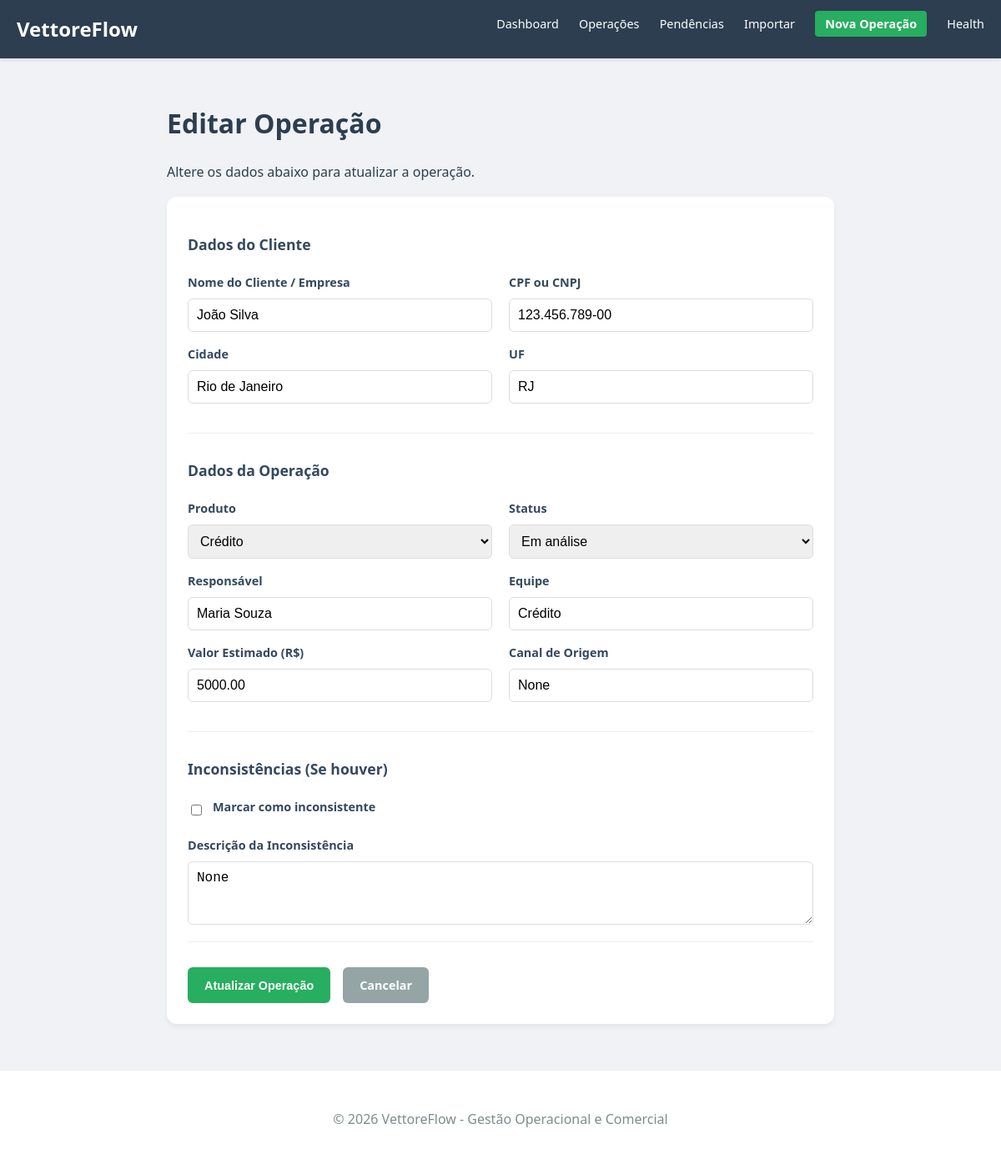
/operacoes/editar/2, run on the app's committed database.
### app/models/operacao.py (models this page shows, shortened)
class Operacao(db.Model):
    __tablename__ = 'operacoes'
    id = db.Column(db.Integer, primary_key=True)
    data_atendimento = db.Column(db.Date, nullable=False, default=datetime.utcnow)
    cliente_nome = db.Column(db.String(150), nullable=False)
    cpf_cnpj = db.Column(db.String(20), nullable=False)
    produto = db.Column(db.String(100), nullable=False)
    status = db.Column(db.String(50), nullable=False)
    canal_origem = db.Column(db.String(100))
    responsavel = db.Column(db.String(100))
    equipe = db.Column(db.String(100))
    cidade = db.Column(db.String(100))
    uf = db.Column(db.String(2))
    valor_estimado = db.Column(db.Numeric(12, 2), default=0.0)
    observacao = db.Column(db.Text)
    possui_inconsistencia = db.Column(db.Boolean, default=False)
    descricao_inconsistencia = db.Column(db.Text)
    data_criacao = db.Column(db.DateTime, default=datetime.utcnow)

### app/web/routes.py (the view)
@web.route('/operacoes/editar/<int:id>', methods=['GET', 'POST'])
def editar_operacao(id):
    operacao = OperacaoService.buscar_por_id(id)
    if not operacao:
        return "Operação não encontrada", 404
    if request.method == 'POST':
        OperacaoService.atualizar_operacao(id, request.form)
        return redirect(url_for('web.listar_operacoes'))
    return render_template('form_operacao.html', operacao=operacao)

### app/services/operacao_service.py (called while the page is built)
    @staticmethod
    def buscar_por_id(operacao_id):
        return Operacao.query.get(operacao_id)

### app/templates/form_operacao.html (shortened to what this page needs)
{% extends "base.html" %}
{% block content %}
    <div class="form-container">
        <h1>{{ "Editar" if operacao else "Cadastrar Nova" }} Operação</h1>
        <p>{{ "Altere os dados abaixo para atualizar a operação." if operacao else "Preencha os dados abaixo para registrar uma nova operação comercial." }}</p>
        <div class="card">
            <form action="{{ url_for('web.editar_operacao', id=operacao.id) if operacao else url_for('web.nova_operacao') }}" method="POST" class="vettore-form">
                <div class="form-section">
                    <h3>Dados do Cliente</h3>
                    <div class="form-row">
                        <div class="form-group">
                            <label for="cliente_nome">Nome do Cliente / Empresa</label>
                            <input type="text" id="cliente_nome" name="cliente_nome" required value="{{ operacao.cliente_nome if operacao else '' }}" placeholder="Ex: João da Silva">
                        </div>
                        <div class="form-group">
                            <label for="cpf_cnpj">CPF ou CNPJ</label>
                            <input type="text" id="cpf_cnpj" name="cpf_cnpj" required value="{{ operacao.cpf_cnpj if operacao else '' }}" placeholder="Ex: 000.000.000-00">
                        </div>
                    </div>
                    <div class="form-row">
                        <div class="form-group">
                            <label for="cidade">Cidade</label>
                            <input type="text" id="cidade" name="cidade" value="{{ operacao.cidade if operacao else '' }}" placeholder="Ex: São Paulo">
                        </div>
                        <div class="form-group">
                            <label for="uf">UF</label>
                            <input type="text" id="uf" name="uf" maxlength="2" value="{{ operacao.uf if operacao else '' }}" placeholder="Ex: SP">
                        </div>
                    </div>
                </div>
                <div class="form-section">
                    <h3>Dados da Operação</h3>
                    <div class="form-row">
                        <div class="form-group">
                            <label for="produto">Produto</label>
                            <select id="produto" name="produto" required>
                                {% for prod in ['Abertura de Conta PJ', 'Abertura de Conta PF', 'Cartão', 'Getnet', 'Crédito', 'Maquininha', 'Produto Bancário'] %}
                                    <option value="{{ prod }}" {{ 'selected' if operacao and operacao.produto == prod else '' }}>{{ prod }}</option>
                                {% endfor %}
                            </select>
                        </div>
                        <div class="form-group">
                            <label for="status">Status</label>
                            <select id="status" name="status" required>
                                {% for st in ['Novo', 'Em análise', 'Pendente documentação', 'Aprovado', 'Conta aberta', 'Reprovado', 'Cancelado'] %}
                                    <option value="{{ st }}" {{ 'selected' if operacao and operacao.status == st else '' }}>{{ st }}</option>
                                {% endfor %}
                            </select>
                        </div>
                    </div>
                    <div class="form-row">
                        <div class="form-group">
                            <label for="responsavel">Responsável</label>
                            <input type="text" id="responsavel" name="responsavel" value="{{ operacao.responsavel if operacao else '' }}" placeholder="Nome do consultor">
                        </div>
                        <div class="form-group">
                            <label for="equipe">Equipe</label>
                            <input type="text" id="equipe" name="equipe" value="{{ operacao.equipe if operacao else '' }}" placeholder="Nome da equipe">
                        </div>
                    </div>
                    <div class="form-row">
                        <div class="form-group">
                            <label for="valor_estimado">Valor Estimado (R$)</label>
                            <input type="number" id="valor_estimado" name="valor_estimado" step="0.01" value="{{ operacao.valor_estimado if operacao else '0.00' }}">
                        </div>
                        <div class="form-group">
                            <label for="canal_origem">Canal de Origem</label>
                            <input type="text" id="canal_origem" name="canal_origem" value="{{ operacao.canal_origem if operacao else '' }}" placeholder="Ex: Indicação, Google, etc.">
                        </div>
                    </div>
                </div>
                <div class="form-section">
                    <h3>Inconsistências (Se houver)</h3>
                    <div class="form-group checkbox-group">
                        <input type="checkbox" id="possui_inconsistencia" name="possui_inconsistencia" {{ 'checked' if operacao and operacao.possui_inconsistencia else '' }}>
                        <label for="possui_inconsistencia">Marcar como inconsistente</label>
                    </div>
                    <div class="form-group">
                        <label for="descricao_inconsistencia">Descrição da Inconsistência</label>
                        <textarea id="descricao_inconsistencia" name="descricao_inconsistencia" rows="3" placeholder="Descreva o problema encontrado...">{{ operacao.descricao_inconsistencia if operacao else '' }}</textarea>
                    </div>
                </div>
                <div class="form-actions">
                    <button type="submit" class="btn btn-primary">{{ "Atualizar" if operacao else "Salvar" }} Operação</button>
                    <a href="{{ url_for('web.listar_operacoes') }}" class="btn btn-secondary">Cancelar</a>
                </div>
            </form>
        </div>
    </div>
{% endblock %}

### app/static/css/style.css (style rules this page uses)
:root { --primary: #2c3e50; --secondary: #34495e; --success: #27ae60; --warning: #f39c12; --danger: #e74c3c; --light: #ecf0f1; --dark: #2c3e50; --white: #ffffff; }
body { font-family: 'Segoe UI', Tahoma, Geneva, Verdana, sans-serif; line-height: 1.6; margin: 0; padding: 0; background-color: #f0f2f5; color: var(--dark); }
h1, h2, h3 { color: var(--primary); }
.card { background: var(--white); padding: 25px; border-radius: 12px; box-shadow: 0 4px 6px rgba(0,0,0,0.05); margin-bottom: 25px; }
.form-container { max-width: 800px; margin: auto; }
.form-section { margin-bottom: 30px; padding-bottom: 20px; border-bottom: 1px solid #eee; }
.form-section h3 { font-size: 1.1rem; margin-bottom: 20px; color: var(--secondary); }
.form-row { display: flex; gap: 20px; margin-bottom: 15px; }
.form-group { flex: 1; display: flex; flex-direction: column; }
.form-group label { font-size: 0.9rem; font-weight: bold; margin-bottom: 8px; color: var(--secondary); }
.form-group input, .form-group select, .form-group textarea { padding: 10px; border: 1px solid #ddd; border-radius: 6px; font-size: 1rem; }
.checkbox-group { flex-direction: row; align-items: center; gap: 10px; margin-bottom: 15px; }
.checkbox-group input { width: auto; }
.btn { padding: 10px 20px; border-radius: 6px; border: none; cursor: pointer; font-weight: bold; text-decoration: none; display: inline-block; font-size: 0.9rem; }
.btn-primary { background: var(--success); color: white; }
.btn-secondary { background: #95a5a6; color: white; }
.form-actions { display: flex; gap: 15px; margin-top: 20px; }

### data on the page
Operacao: cliente_nome "João Silva", cpf_cnpj "123.456.789-00", cidade "Rio de Janeiro", uf "RJ", responsavel "Maria Souza", equipe "Crédito", valor_estimado "5000.00", canal_origem "None", descricao_inconsistencia "None"

### other printed values
{{ "Editar" if operacao else "Cadastrar Nova" }} "Editar"
{{ "Atualizar" if operacao else "Salvar" }} "Atualizar"
form field produto "Crédito"
form field status "Em análise"
